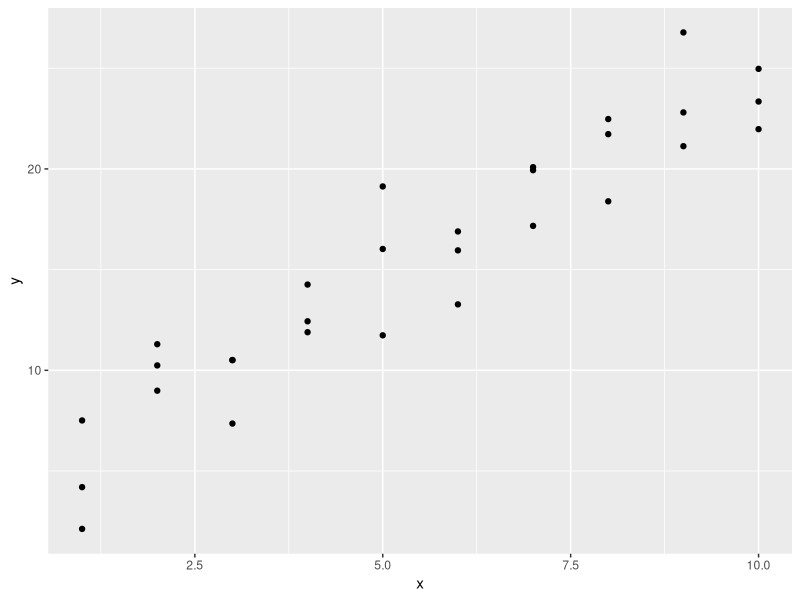
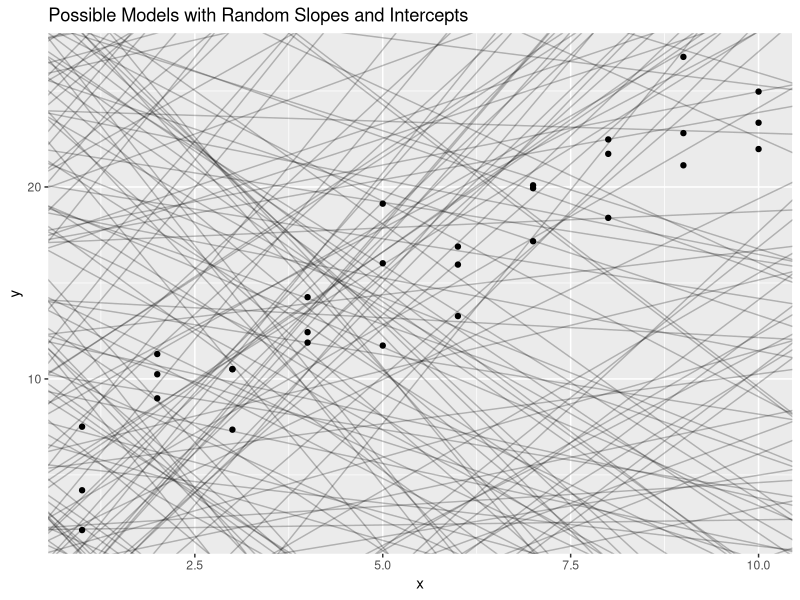
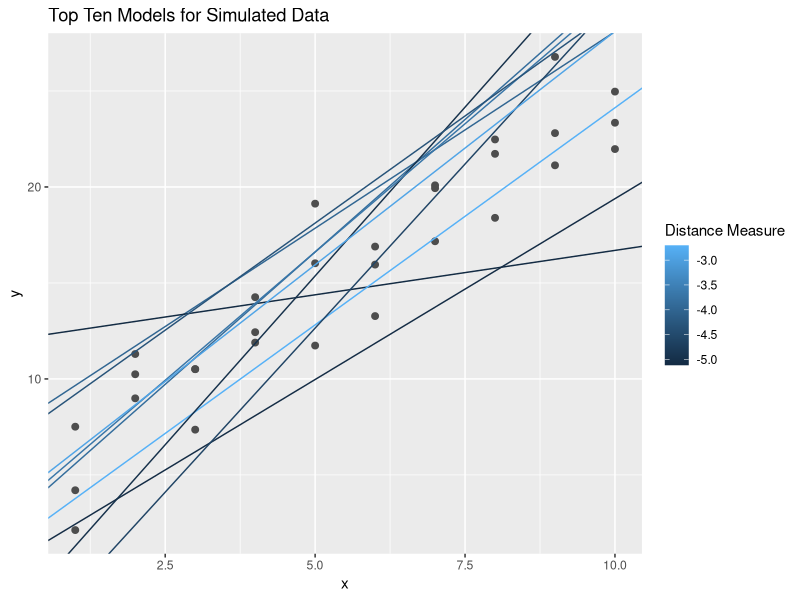
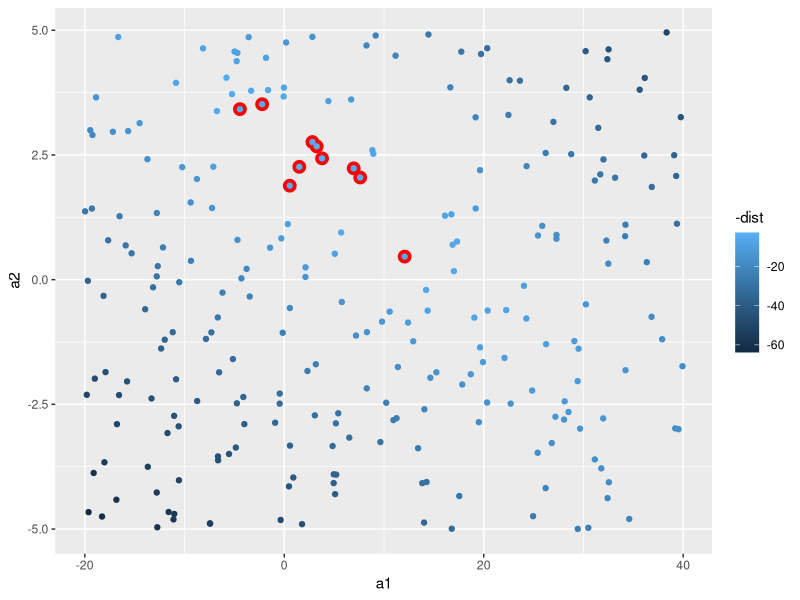
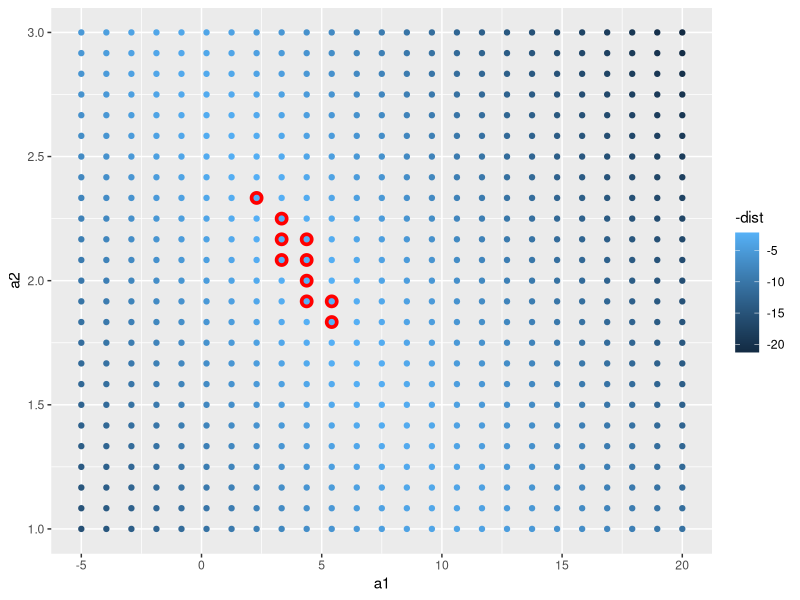
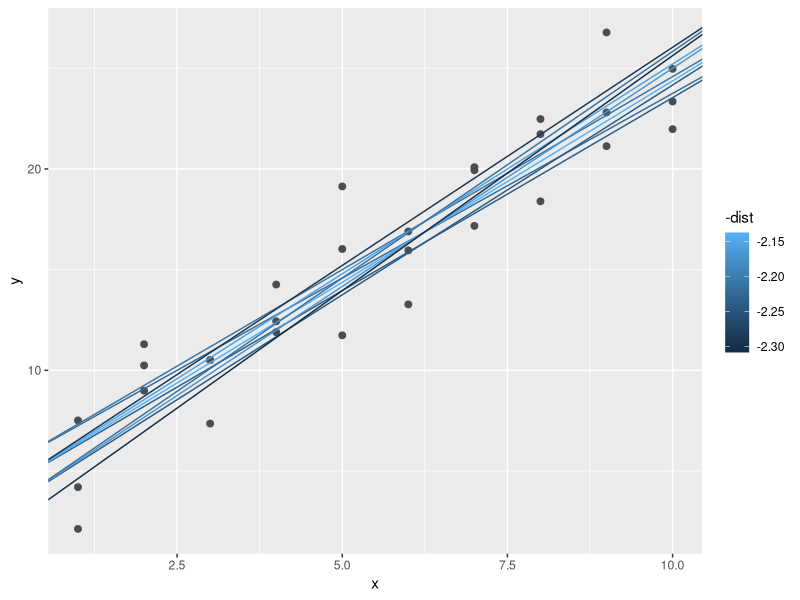
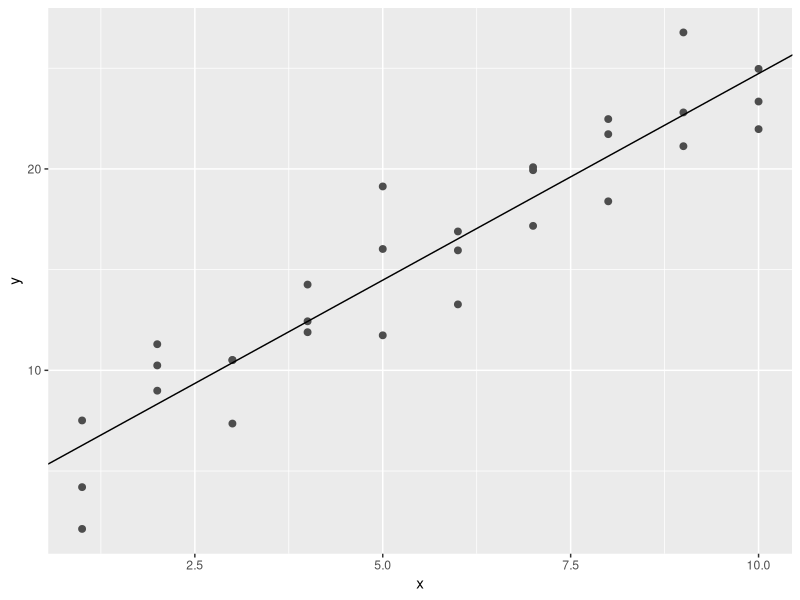
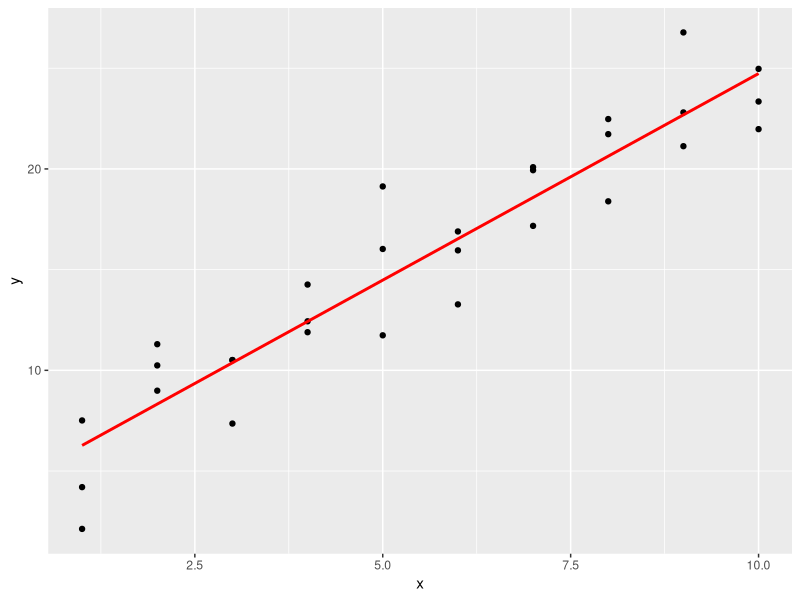

Reproduce these figures in R, in order. (Note: this script raises an error after producing the figures.)
# Model basics
# Initial: 14 November 2018
# Revision: 28 November 2018
# Ray Nelson

# Libraries
library(tidyverse)
library(modelr)
library(gridExtra)
options(na.action = na.warn)


# 23.2 A Simple model ----------------------------------------------------------
sim1 %>%
  ggplot(aes(x = x, y = y)) +
    geom_point()

## Random slopes and intercepts

models <- tibble(
  a1 = runif(250, -20, 40),
  a2 = runif(250, -5, 5)
)

sim1 %>% ggplot(aes(x = x , y = y)) +
  geom_abline(data = models, aes(intercept = a1, slope = a2), alpha = 1/4) +
  geom_point() +
  labs(
    title = "Possible Models with Random Slopes and Intercepts"
  )

model1 <- function(a, data){
  a[1] + data$x * a[2]
}

model1(c(7, 1.5), sim1)

measure_distance <- function(mod, data){
  diff <- data$y -model1(mod, data)
  sqrt(mean(diff^2))
}

measure_distance(c(7, 1.5), sim1)

sim1_dist <- function(a1, a2){
  measure_distance(c(a1, a2), sim1)
}

(models <- models %>% 
  mutate(dist = purrr::map2_dbl(a1, a2, sim1_dist)))

sim1 %>% ggplot(aes(x, y)) + 
  geom_point(size = 2, colour = "grey30") + 
  geom_abline(
    aes(intercept = a1, slope = a2, colour = -dist), 
    data = filter(models, rank(dist) <= 10) 
  ) +
  labs(
    title = "Top Ten Models for Simulated Data",
    color = "Distance Measure"
  )

models %>% ggplot(aes(x = a1, y = a2)) +
  geom_point(data = filter(models, rank(dist) <= 10), size = 4, colour = "red") +
  geom_point(aes(colour = -dist))

grid <- expand.grid(
  a1 = seq(-5, 20, length = 25),
  a2 = seq(1, 3, length = 25)
) %>% 
  mutate(dist = purrr::map2_dbl(a1, a2, sim1_dist))

grid %>% 
  ggplot(aes(a1, a2)) +
  geom_point(data = filter(grid, rank(dist) <= 10), size = 4, colour = "red") +
  geom_point(aes(colour = -dist)) 

sim1 %>% ggplot(aes(x, y)) + 
  geom_point(size = 2, colour = "grey30") + 
  geom_abline(
    aes(intercept = a1, slope = a2, colour = -dist), 
    data = filter(grid, rank(dist) <= 10)
  )

best <- optim(c(0, 0), measure_distance, data = sim1)
best$par

sim1 %>% ggplot(aes(x, y)) + 
  geom_point(size = 2, colour = "grey30") + 
  geom_abline(intercept = best$par[1], slope = best$par[2])

sim1_mod <- lm(y ~ x, data = sim1)
coef(sim1_mod)

# 23.3 Visualising models ------------------------------------------------------

(grid <- sim1 %>% 
   data_grid(x))

(grid <- grid %>% 
    add_predictions(sim1_mod))

sim1 %>% ggplot(aes(x)) +
  geom_point(aes(y = y)) +
  geom_line(aes(y = pred), data = grid, colour = "red", size = 1)

(sim1 <- sim1 %>% 
  add_residuals(sim1_mod))

residuals_freqpoly <- sim1 %>%
  ggplot(aes(x = resid)) +
    geom_freqpoly(binwidth = 0.5)

residuals_density <- sim1 %>%
  ggplot(aes(x = resid)) +
  geom_density(adjust = 1/2, fill = "lightblue")

grid.arrange(residuals_freqpoly, residuals_density, nrow = 2)

sim1 %>% 
  ggplot(aes(x = x, y = resid)) +
    geom_ref_line(h = 0) +
    geom_point()

# 23.4 Formulas and model families

(df <- tribble(
  ~y, ~x1, ~x2,
  4, 2, 5,
  5, 1, 6
))

model_matrix(df, y ~ x1)

model_matrix(df, y ~ x1 -1)

model_matrix(df, y ~ x1 + x2)

## 23.4.1 Categorical variables

(df <- tribble(
  ~ sex, ~ response,
  "male", 1,
  "female", 2,
  "male", 1
))

model_matrix(df, response ~ sex)

sim2 %>% 
  ggplot(aes(x = x, y = y)) +
    geom_point()

mod2 <- lm(y ~ x, data = sim2)

(grid <- sim2 %>% 
  data_grid(x) %>% 
  add_predictions(mod2))

sim2 %>% ggplot(aes(x = x)) + 
  geom_point(aes(y = y)) +
  geom_point(data = grid, aes(y = pred), colour = "red", size = 4)

tibble(x = "e") %>% 
  add_predictions(mod2)

# 23.4.2 Interactions (continuous and categorical)

sim3 %>% glimpse()

sim3 %>% ggplot(aes(x = x1, y = y)) +
  geom_point(aes(colour = x2))

mod1 <- lm(y ~ x1 + x2, data = sim3)
mod2 <- lm(y ~ x1 * x2, data = sim3)

sim3 %>% 
  data_grid(x1, x2)

(grid <- sim3 %>% 
  data_grid(x1, x2) %>% 
  gather_predictions(mod1, mod2))

ggplot(sim3, aes(x1, y, colour = x2)) + 
  geom_point() + 
  geom_line(data = grid, aes(y = pred)) + 
  facet_wrap(~ model)

sim3 <- sim3 %>% 
  gather_residuals(mod1, mod2)

ggplot(sim3, aes(x1, resid, colour = x2)) + 
  geom_point() + 
  facet_grid(rows = vars(model), cols = vars(x2))

head(sim3)

# 23.4.3 Interactions (two continuous)

sim4 %>% glimpse()

mod1 <- lm(y ~ x1 + x2, data = sim4)
mod2 <- lm(y ~ x1 * x2, data = sim4)

grid <- sim4 %>% 
  data_grid(
    x1 = seq_range(x1, 5), 
    x2 = seq_range(x2, 5) 
  ) %>% 
  gather_predictions(mod1, mod2)
grid

seq_range(c(0.0123, 0.923423), n = 5)
seq_range(c(0.0123, 0.923423), n = 5, pretty = TRUE)

x1 <- rcauchy(100)
seq_range(x1, n = 5)
seq_range(x1, n = 5, trim = 0.10)
seq_range(x1, n = 5, trim = 0.25)
seq_range(x1, n = 5, trim = 0.50)

x2 <- c(0, 1)
seq_range(x2, n = 5)
seq_range(x2, n = 5, expand = 0.10)
seq_range(x2, n = 5, expand = 0.25)
seq_range(x2, n = 5, expand = 0.50)

ggplot(grid, aes(x1, x2)) + 
  geom_tile(aes(fill = pred)) + 
  facet_wrap(~ model)

ggplot(grid, aes(x1, pred, colour = x2, group = x2)) + 
  geom_line() +
  facet_wrap(~ model)
ggplot(grid, aes(x2, pred, colour = x1, group = x1)) + 
  geom_line() +
  facet_wrap(~ model)

# 23.4.4 Transformations

df <- tribble(
  ~y, ~x,
  1, 1,
  2, 2,
  3, 3
)

df %>% model_matrix(y ~ x^2 + x)
df %>% model_matrix(y ~ I(x^2) + x)
df %>% model_matrix(y ~ poly(x, 2))

library(splines)
df %>% model_matrix(y ~ ns(x, 2))

sim5 <- tibble(
  x = seq(0, 3.5 * pi, length = 50),
  y = 4 * sin(x) + rnorm(length(x))
)

sim5 %>%
  ggplot(aes(x, y)) +
    geom_point()

mod1 <- lm(y ~ ns(x, 1), data = sim5)
mod2 <- lm(y ~ ns(x, 2), data = sim5)
mod3 <- lm(y ~ ns(x, 3), data = sim5)
mod4 <- lm(y ~ ns(x, 4), data = sim5)
mod5 <- lm(y ~ ns(x, 5), data = sim5)

grid <- sim5 %>% 
  data_grid(x = seq_range(x, n = 50, expand = 0.1)) %>% 
  gather_predictions(mod1, mod2, mod3, mod4, mod5, .pred = "y")

ggplot(sim5, aes(x, y)) + 
  geom_point() +
  geom_line(data = grid, colour = "red") +
  facet_wrap(~ model)

# 23.5 Missing values

df <- tribble(
  ~x, ~y,
  1, 2.2,
  2, NA,
  3, 3.5,
  4, 8.3,
  NA, 10
)

mod <- lm(y ~ x, data = df)

mod <- lm(y ~ x, data = df, na.action = na.exclude)
nobs(mod)          
